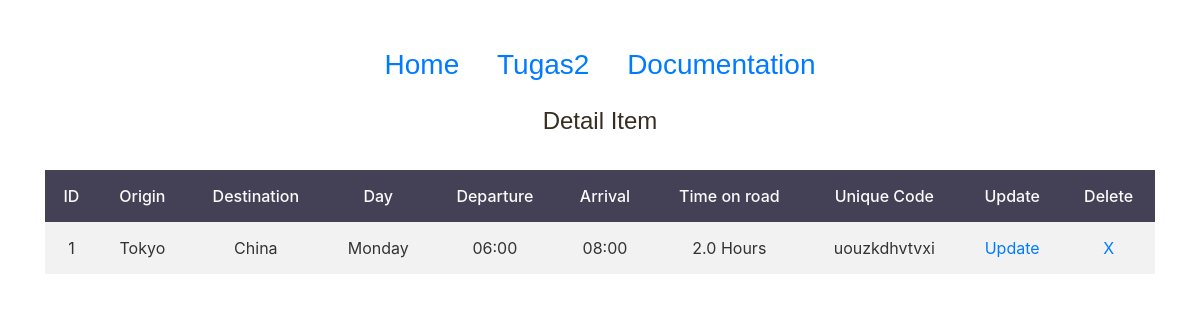
The page /detail_schedule/1/ on the database its author committed.
### sample2/models.py (models this page shows, shortened)
class Schedule(models.Model):
    bus = models.ForeignKey('Bus', on_delete=models.CASCADE, null=True)
    origin = models.ForeignKey('Station', on_delete=models.CASCADE, null=True, related_name='origin')
    destination = models.ForeignKey('Station', on_delete=models.CASCADE, null=True, related_name='destination')
    time_depart = models.TimeField(auto_now=False, auto_now_add=False)
    time_arrival = models.TimeField(auto_now=False, auto_now_add=False,)
    day = models.CharField(max_length=15,choices=DAY_CHOICES,default='Sunday')
    code = models.SlugField(unique=True, blank=True , null=True)
    @property
    def travel_time(self):
        date = datetime.date(1, 1, 1)
        datetime1 = datetime.datetime.combine(date, self.time_arrival)
        datetime2 = datetime.datetime.combine(date, self.time_depart)
        result = datetime1 - datetime2
        return result.seconds/3600

class Station(models.Model):
    name = models.CharField(max_length=100)

### sample2/views.py (the view, shortened to what this page needs)
# urls.py: path('detail_schedule/<int:pk>/', ScheduleDetailViews.as_view(), name='detail_schedule'),
class ScheduleDetailViews(DetailView):
    model = Schedule
    template_name = 'sample2/detail_schedule.html'
    def get_context_data(self, **kwargs):
        context = super(ScheduleDetailViews, self).get_context_data(**kwargs)
        context["detail"] = self.object
        return context

### sample2/templates/sample2/detail_schedule.html (shortened to what this page needs)
{% load static %}
<!DOCTYPE html>
<html lang="en">
<head>
    <link href="{% static 'css/styles.css' %}" rel="stylesheet">
    <link href="{% static 'css/styles2.css' %}" rel="stylesheet">
    <link href="{% static 'css/bootstrap.css' %}" rel="stylesheet">
</head>
<body>
    <div style="margin-top: 3rem;"class="center container">
        <h3 class="center judul-tabel">
            <a href="{% url 'home' %}">Home</a>
            <a href="{% url 'index2' %}">Tugas2</a>
            <a href="{% url 'documentation2' %}">Documentation</a>
        </h3>
    </div>
    <div class="container">
        <h4 class="center judul-tabel">Detail Item </h4>
    </div>
    <div class="content-wrapper">
        <div class="detail-page">
            <div class="container">
                <table>
                    <tr>
                        <th>ID</th>
                        <th>Origin</th>
                        <th>Destination</th>
                        <th>Day</th>
                        <th>Departure</th>
                        <th>Arrival</th>
                        <th>Time on road</th>
                        <th>Unique Code</th>
                        <th>Update</th>
                        <th>Delete</th>
                    </tr>
                    <tr>
                        <td>{{detail.id}}</td>
                        <td>{{detail.origin.name}}</td>
                        <td>{{detail.destination.name}}</td>
                        <td>{{detail.get_day_display}}</td>
                        <td>{{detail.time_depart|time:"H:i"}}</td>
                        <td>{{detail.time_arrival|time:"H:i"}}</td>
                        <td>{{ detail.travel_time }} Hours</td>
                        <td>{{detail.code}}</td>
                        <td><a href="{% url 'update_schedule' pk=detail.pk %} ">Update</a></td>
                        <td><a href="{% url 'delete_schedule' pk=detail.pk %} ">X</a></td>
                    </tr>
                </table>
            </div>
        </div>
    </div>
</body>
</html>

### static/css/styles.css (style rules this page uses)
body, html { width: 100%; height: 100%; }
body, p { color: #372D21; font: 400 0.875rem/1.375rem "Sofia Pro Light", "Open Sans", sans-serif; }
h3 { color: #372D21; font: 700 1.75rem/2.125rem "Poppins", sans-serif; }
h4 { color: #372D21; font: 700 1.375rem/1.75rem "Poppins", sans-serif; }
a { color: #372D21; text-decoration: underline; }

### static/css/styles2.css (style rules this page uses)
table { border-collapse: collapse; width: 100%; }
th { text-align: center !important; }
th, td { text-align: center; padding: 14px; }
tr:nth-child(even) { background-color: #f2f2f2 }
td { color: rgb(51, 51, 51); }
th { background-color: #444156; color: rgb(250, 250, 250); font-weight: 500; }
.center { justify-content: center; align-items: center; }
.detail-page { background: white; border-radius: 5px; padding: 10px; margin : 10px; }
.judul-tabel { text-align: center; font-weight: 400; margin-bottom: 25px; margin-top: 25px; }
.judul-tabel a { margin-left: 15px; margin-right: 15px; }

### rows shown on the page
Schedule: id "1", origin.name "Tokyo", destination.name "China", day "Monday", time_depart "06:00", time_arrival "08:00", travel_time "2.0", code "uouzkdhvtvxi"
